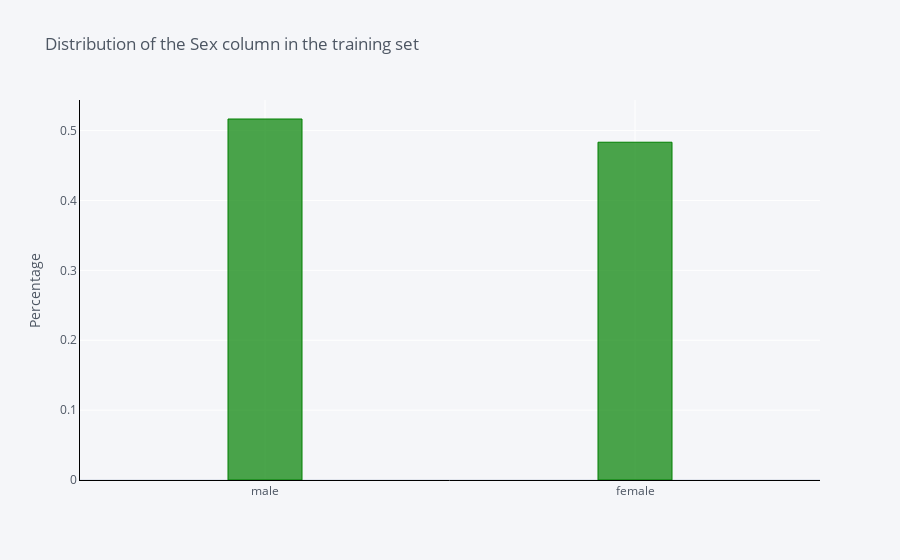

Here is the notebook cell this chart was saved with:
### Code cell
train_df['sex'].value_counts(normalize=True)
train_df['sex'].value_counts(normalize=True).iplot(kind='bar',
                                                      yTitle='Percentage', 
                                                      linecolor='black', 
                                                      opacity=0.7,
                                                      color='green',
                                                      theme='pearl',
                                                      bargap=0.8,
                                                      gridcolor='white',
                                                     
                                                      title='Distribution of the Sex column in the training set')

### Figure 1 — Plotly figure (JSON) as saved in the notebook; plotly's stock layout.template omitted (floating-point values rounded to 4 significant figures)
{"data": [{"marker": {"color": "rgba(0, 128, 0, 0.7)", "line": {"color": "rgba(0, 128, 0, 1.0)", "width": 1}}, "name": "sex", "orientation": "v", "text": "", "type": "bar", "x": ["male", "female"], "y": [0.5166, 0.4834]}], "layout": {"bargap": 0.8, "legend": {"bgcolor": "#F5F6F9", "font": {"color": "#4D5663"}}, "paper_bgcolor": "#F5F6F9", "plot_bgcolor": "#F5F6F9", "title": {"font": {"color": "#4D5663"}, "text": "Distribution of the Sex column in the training set"}, "xaxis": {"gridcolor": "white", "linecolor": "black", "showgrid": true, "tickfont": {"color": "#4D5663"}, "title": {"font": {"color": "#4D5663"}, "text": ""}, "zerolinecolor": "#E1E5ED"}, "yaxis": {"gridcolor": "white", "linecolor": "black", "showgrid": true, "tickfont": {"color": "#4D5663"}, "title": {"font": {"color": "#4D5663"}, "text": "Percentage"}, "zerolinecolor": "#E1E5ED"}}}
